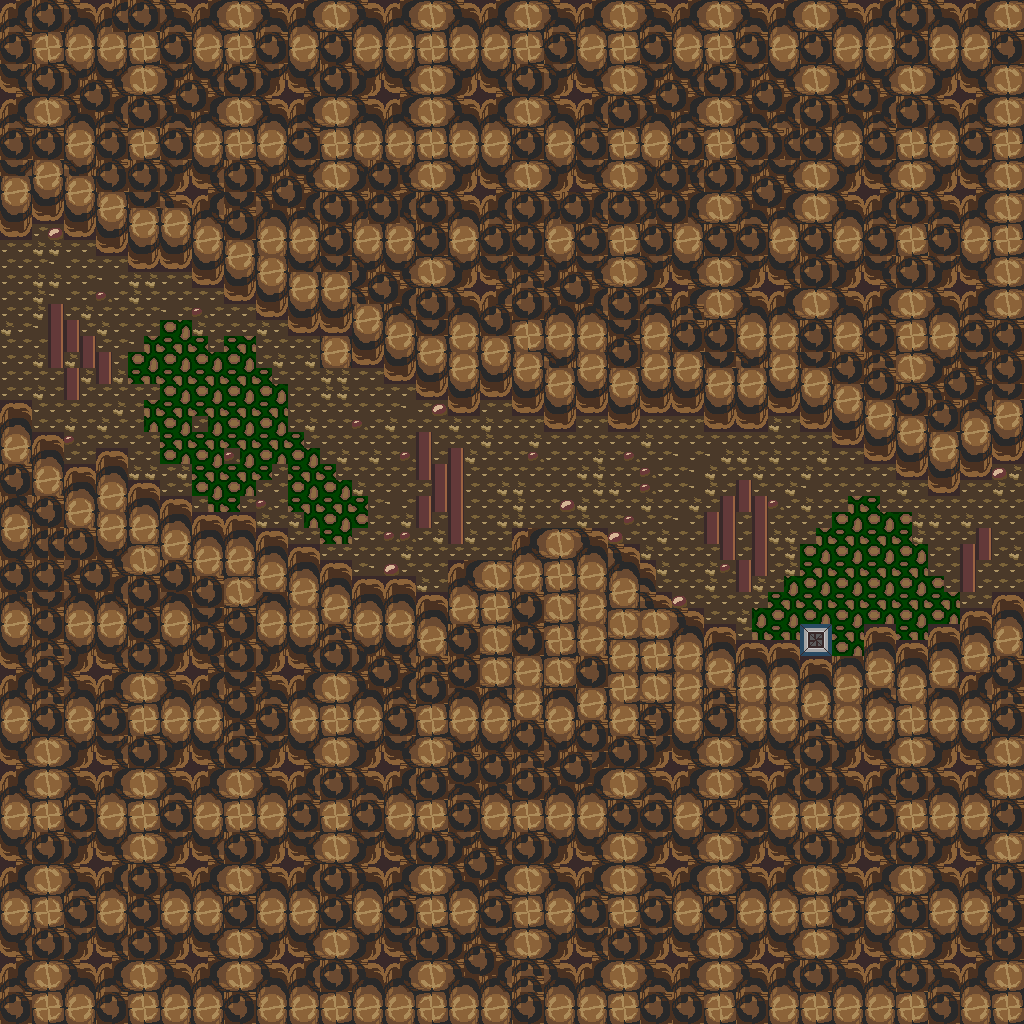

The image is a tile-based game level rendered from a .tmx file. Its description and source (layers, tilesets, objects; grid data summarised) follow:
An orthogonal 64x64 tile map with 16x16 px tiles, 1 tile layer (base), 2 hidden layers not drawn and 13 objects.

<map version="1.10" tiledversion="1.12.1" orientation="orthogonal" renderorder="right-down" width="64" height="64" tilewidth="16" tileheight="16" infinite="0" nextlayerid="4" nextobjectid="14">
 <tileset firstgid="1" source="../classiciphone_pics4.tsx" />
 <layer id="1" name="base" width="64" height="64">
  <data>[4096 cells, 4096 non-empty, 39 distinct tile ids]</data>
 </layer>
 <layer id="2" name="collision" width="64" height="64" visible="0">
  <properties><property name="collision" value="true" /></properties>
  <data>[4096 cells, 3388 non-empty, 1 distinct tile ids]</data>
 </layer>
 <layer id="3" name="water" width="64" height="64" visible="0">
  <properties><property name="terrain" value="water" /></properties>
  <data>[4096 cells, 170 non-empty, 1 distinct tile ids]</data>
 </layer>
 <objectgroup id="4" name="npcs">
  <object id="1" x="848.0" y="288.0" width="16" height="16">
   <properties>
    <property name="script" type="string">-- Auto-converted from GraalScript
-- // NPC made by Stev (Ventrue Vampires)
-- [CLIENT-SIDE — server no-op]
-- if (playerenters) {seteffect 0,0,0,0.4;
-- }</property>
   </properties>
  </object>
  <object id="2" x="800.0" y="624.0" width="16" height="16">
   <properties>
    <property name="gani" value="darkpillar.png" />
    <property name="script" type="string">-- Auto-converted from GraalScript
-- // NPC made by Stev (Ventrue Vampires)
-- [CLIENT-SIDE — server no-op]
-- if (created) {setimgpart darkpillar.png,0,0,32,32; drawunderplayer;
-- }</property>
   </properties>
  </object>
  <object id="3" x="256.0" y="272.0" width="16" height="16">
   <properties>
    <property name="gani" value="handlamp1on.mng" />
    <property name="script" type="string">-- Auto-converted from GraalScript
-- // NPC made by Stev (Ventrue Vampires)
-- [CLIENT-SIDE — server no-op]
-- if (created) {
-- dontblock;
-- setimgpart handlamp1on.mng,0,0,32,48;
-- showimg 1,light2.png,x-3,y-2.5;
-- changeimgcolors 1,1,0.35,0,0.62;
-- changeimgzoom 1,3;
-- }</property>
   </properties>
  </object>
  <object id="4" x="800.0" y="608.0" width="16" height="16">
   <properties>
    <property name="gani" value="handlamp1on.mng" />
    <property name="script" type="string">-- Auto-converted from GraalScript
-- // NPC made by Stev (Ventrue Vampires)
-- [CLIENT-SIDE — server no-op]
-- if (created) {
-- setimgpart handlamp1on.mng,0,0,32,48;
-- drawoverplayer;
-- 
-- //glow
-- showimg 1,light2.png,x-3,y-2.5;
-- changeimgcolors 1,1,0.35,0,0.62;
-- changeimgzoom 1,0.5;
-- }</property>
   </properties>
  </object>
  <object id="5" x="592.0" y="400.0" width="16" height="16">
   <properties>
    <property name="gani" value="halloweenc-fog.png" />
    <property name="script" type="string">-- Auto-converted from GraalScript
-- // NPC made by Stev (Potamus)
-- [CLIENT-SIDE — server no-op]
-- if (created) {
-- drawaslight;
-- dontblock;
-- setcoloreffect 1,1,1,0.4;
-- }</property>
   </properties>
  </object>
  <object id="6" x="0.0" y="272.0" width="16" height="16">
   <properties>
    <property name="gani" value="halloweenc-fog.png" />
    <property name="script" type="string">-- Auto-converted from GraalScript
-- // NPC made by Stev (Potamus)
-- [CLIENT-SIDE — server no-op]
-- if (created) {
-- drawaslight;
-- dontblock;
-- setcoloreffect 1,1,1,0.4;
-- }</property>
   </properties>
  </object>
  <object id="7" x="256.0" y="432.0" width="16" height="16">
   <properties>
    <property name="gani" value="halloweenc-fog2.png" />
    <property name="script" type="string">-- Auto-converted from GraalScript
-- // NPC made by Stev (Potamus)
-- [CLIENT-SIDE — server no-op]
-- if (created) {
-- drawaslight;
-- dontblock;
-- setcoloreffect 1,1,1,0.4;
-- }</property>
   </properties>
  </object>
  <object id="8" x="480.0" y="336.0" width="16" height="16">
   <properties>
    <property name="gani" value="halloweenc-fog2.png" />
    <property name="script" type="string">-- Auto-converted from GraalScript
-- // NPC made by Stev (Potamus)
-- [CLIENT-SIDE — server no-op]
-- if (created) {
-- drawaslight;
-- dontblock;
-- setcoloreffect 1,1,1,0.4;
-- }</property>
   </properties>
  </object>
  <object id="9" x="400.0" y="224.0" width="16" height="16">
   <properties>
    <property name="script" type="string">-- Auto-converted from GraalScript
-- if (playerchats) {
-- if (strequals(#c,citadel)) {
-- if (strequals(#g,Ventrue)||strequals(#g,Ventrue Vampires)) {
-- setlevel2 guildventrue_catacomb_15.nw,18.5,50;
end
end
end</property>
   </properties>
  </object>
  <object id="10" x="896.0" y="400.0" width="16" height="16">
   <properties>
    <property name="gani" value="classic_ventruesupportnorth.png" />
    <property name="script" type="string">-- Auto-converted from GraalScript
-- // NPC made by Stev (LAT)
-- [CLIENT-SIDE — server no-op]
-- if (created) {
-- drawunderplayer;
-- }</property>
   </properties>
  </object>
  <object id="11" x="256.0" y="256.0" width="16" height="16">
   <properties>
    <property name="gani" value="classic_ventruesupportnorth.png" />
    <property name="script" type="string">-- Auto-converted from GraalScript
-- // NPC made by Stev (LAT)
-- [CLIENT-SIDE — server no-op]
-- if (created) {
-- drawunderplayer;
-- }</property>
   </properties>
  </object>
  <object id="12" x="160.0" y="496.0" width="16" height="16">
   <properties>
    <property name="gani" value="classic_ventruesupportsouth.png" />
    <property name="script" type="string">-- Auto-converted from GraalScript
-- // NPC made by Stev (LAT)
-- [CLIENT-SIDE — server no-op]
-- if (created) {
-- drawunderplayer;
-- }</property>
   </properties>
  </object>
  <object id="13" x="416.0" y="576.0" width="16" height="16">
   <properties>
    <property name="gani" value="classic_ventruesupportsouth.png" />
    <property name="script" type="string">-- Auto-converted from GraalScript
-- // NPC made by Stev (LAT)
-- [CLIENT-SIDE — server no-op]
-- if (created) {
-- drawunderplayer;
-- }</property>
   </properties>
  </object>
 </objectgroup>
</map>
